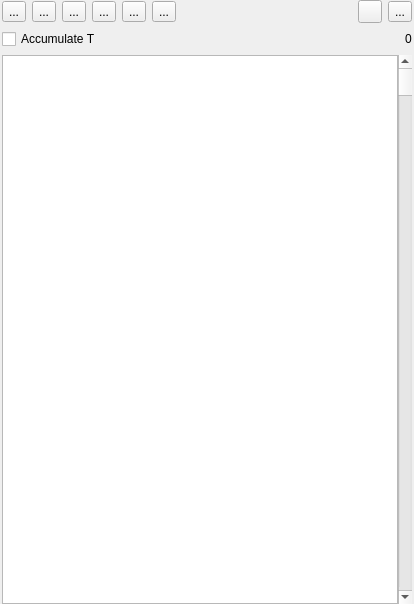
<?xml version="1.0" encoding="UTF-8"?>
<ui version="4.0">
 <class>DisasmWidget</class>
 <widget class="QWidget" name="DisasmWidget">
  <property name="geometry">
   <rect>
    <x>0</x>
    <y>0</y>
    <width>414</width>
    <height>604</height>
   </rect>
  </property>
  <property name="windowTitle">
   <string>Form</string>
  </property>
  <layout class="QVBoxLayout" name="verticalLayout">
   <property name="leftMargin">
    <number>2</number>
   </property>
   <property name="topMargin">
    <number>0</number>
   </property>
   <property name="rightMargin">
    <number>2</number>
   </property>
   <property name="bottomMargin">
    <number>0</number>
   </property>
   <item>
    <layout class="QHBoxLayout" name="horizontalLayout_4">
     <item>
      <widget class="QToolButton" name="tbBreak">
       <property name="toolTip">
        <string>&lt;html&gt;&lt;head/&gt;&lt;body&gt;&lt;p&gt;Breakpoints&lt;/p&gt;&lt;/body&gt;&lt;/html&gt;</string>
       </property>
       <property name="text">
        <string>...</string>
       </property>
       <property name="icon">
        <iconset resource="../../xpeccy.qrc">
         <normaloff>:/images/stop.png</normaloff>:/images/stop.png</iconset>
       </property>
       <property name="popupMode">
        <enum>QToolButton::InstantPopup</enum>
       </property>
      </widget>
     </item>
     <item>
      <widget class="QToolButton" name="tbLabels">
       <property name="toolTip">
        <string>&lt;html&gt;&lt;head/&gt;&lt;body&gt;&lt;p&gt;Labels&lt;/p&gt;&lt;/body&gt;&lt;/html&gt;</string>
       </property>
       <property name="text">
        <string>...</string>
       </property>
       <property name="icon">
        <iconset resource="../../xpeccy.qrc">
         <normaloff>:/images/label.png</normaloff>:/images/label.png</iconset>
       </property>
       <property name="popupMode">
        <enum>QToolButton::InstantPopup</enum>
       </property>
      </widget>
     </item>
     <item>
      <widget class="QToolButton" name="tbView">
       <property name="toolTip">
        <string>&lt;html&gt;&lt;head/&gt;&lt;body&gt;&lt;p&gt;View&lt;/p&gt;&lt;/body&gt;&lt;/html&gt;</string>
       </property>
       <property name="text">
        <string>...</string>
       </property>
       <property name="icon">
        <iconset resource="../../xpeccy.qrc">
         <normaloff>:/images/bars.png</normaloff>:/images/bars.png</iconset>
       </property>
       <property name="popupMode">
        <enum>QToolButton::InstantPopup</enum>
       </property>
      </widget>
     </item>
     <item>
      <widget class="QToolButton" name="tbTrace">
       <property name="toolTip">
        <string>&lt;html&gt;&lt;head/&gt;&lt;body&gt;&lt;p&gt;Trace&lt;/p&gt;&lt;/body&gt;&lt;/html&gt;</string>
       </property>
       <property name="text">
        <string>...</string>
       </property>
       <property name="icon">
        <iconset resource="../../xpeccy.qrc">
         <normaloff>:/images/arrGreen.png</normaloff>:/images/arrGreen.png</iconset>
       </property>
       <property name="popupMode">
        <enum>QToolButton::InstantPopup</enum>
       </property>
      </widget>
     </item>
     <item>
      <widget class="QToolButton" name="tbTool">
       <property name="toolTip">
        <string>&lt;html&gt;&lt;head/&gt;&lt;body&gt;&lt;p&gt;Tools&lt;/p&gt;&lt;/body&gt;&lt;/html&gt;</string>
       </property>
       <property name="text">
        <string>...</string>
       </property>
       <property name="icon">
        <iconset resource="../../xpeccy.qrc">
         <normaloff>:/images/other.png</normaloff>:/images/other.png</iconset>
       </property>
       <property name="popupMode">
        <enum>QToolButton::InstantPopup</enum>
       </property>
      </widget>
     </item>
     <item>
      <widget class="QToolButton" name="tbDbgOpt">
       <property name="toolTip">
        <string>&lt;html&gt;&lt;head/&gt;&lt;body&gt;&lt;p&gt;Options&lt;/p&gt;&lt;/body&gt;&lt;/html&gt;</string>
       </property>
       <property name="text">
        <string>...</string>
       </property>
       <property name="icon">
        <iconset resource="../../xpeccy.qrc">
         <normaloff>:/images/settings.png</normaloff>:/images/settings.png</iconset>
       </property>
       <property name="popupMode">
        <enum>QToolButton::InstantPopup</enum>
       </property>
      </widget>
     </item>
     <item>
      <spacer name="horizontalSpacer_3">
       <property name="orientation">
        <enum>Qt::Horizontal</enum>
       </property>
       <property name="sizeHint" stdset="0">
        <size>
         <width>40</width>
         <height>20</height>
        </size>
       </property>
      </spacer>
     </item>
     <item>
      <widget class="QToolButton" name="tbRefresh">
       <property name="toolTip">
        <string>Reload snapshot &amp; labels</string>
       </property>
       <property name="text">
        <string/>
       </property>
       <property name="icon">
        <iconset resource="../../xpeccy.qrc">
         <normaloff>:/images/refresh.png</normaloff>:/images/refresh.png</iconset>
       </property>
      </widget>
     </item>
     <item>
      <widget class="QToolButton" name="tbSaveDasm">
       <property name="text">
        <string>...</string>
       </property>
       <property name="icon">
        <iconset resource="../../xpeccy.qrc">
         <normaloff>:/images/floppy.png</normaloff>:/images/floppy.png</iconset>
       </property>
       <property name="popupMode">
        <enum>QToolButton::InstantPopup</enum>
       </property>
      </widget>
     </item>
    </layout>
   </item>
   <item>
    <layout class="QHBoxLayout" name="horizontalLayout_5">
     <item>
      <widget class="QCheckBox" name="cbAccT">
       <property name="text">
        <string>Accumulate T</string>
       </property>
      </widget>
     </item>
     <item>
      <spacer name="horizontalSpacer_7">
       <property name="orientation">
        <enum>Qt::Horizontal</enum>
       </property>
       <property name="sizeHint" stdset="0">
        <size>
         <width>40</width>
         <height>20</height>
        </size>
       </property>
      </spacer>
     </item>
     <item>
      <widget class="QLabel" name="labTcount">
       <property name="text">
        <string>0</string>
       </property>
      </widget>
     </item>
    </layout>
   </item>
   <item>
    <layout class="QHBoxLayout" name="horizontalLayout_12">
     <property name="spacing">
      <number>0</number>
     </property>
     <item>
      <widget class="xDisasmTable" name="dasmTable">
       <property name="sizePolicy">
        <sizepolicy hsizetype="Expanding" vsizetype="MinimumExpanding">
         <horstretch>0</horstretch>
         <verstretch>0</verstretch>
        </sizepolicy>
       </property>
       <property name="minimumSize">
        <size>
         <width>350</width>
         <height>0</height>
        </size>
       </property>
       <property name="contextMenuPolicy">
        <enum>Qt::CustomContextMenu</enum>
       </property>
       <property name="verticalScrollBarPolicy">
        <enum>Qt::ScrollBarAlwaysOff</enum>
       </property>
       <property name="horizontalScrollBarPolicy">
        <enum>Qt::ScrollBarAlwaysOff</enum>
       </property>
       <property name="tabKeyNavigation">
        <bool>false</bool>
       </property>
       <property name="alternatingRowColors">
        <bool>true</bool>
       </property>
       <property name="selectionMode">
        <enum>QAbstractItemView::SingleSelection</enum>
       </property>
       <property name="textElideMode">
        <enum>Qt::ElideNone</enum>
       </property>
       <property name="showGrid">
        <bool>false</bool>
       </property>
       <property name="wordWrap">
        <bool>false</bool>
       </property>
       <attribute name="horizontalHeaderVisible">
        <bool>false</bool>
       </attribute>
       <attribute name="horizontalHeaderDefaultSectionSize">
        <number>28</number>
       </attribute>
       <attribute name="verticalHeaderVisible">
        <bool>false</bool>
       </attribute>
       <attribute name="verticalHeaderMinimumSectionSize">
        <number>16</number>
       </attribute>
       <attribute name="verticalHeaderDefaultSectionSize">
        <number>17</number>
       </attribute>
      </widget>
     </item>
     <item>
      <widget class="QScrollBar" name="dasmScroll">
       <property name="maximum">
        <number>65535</number>
       </property>
       <property name="pageStep">
        <number>256</number>
       </property>
       <property name="orientation">
        <enum>Qt::Vertical</enum>
       </property>
      </widget>
     </item>
    </layout>
   </item>
  </layout>
  <action name="actFetch">
   <property name="checkable">
    <bool>true</bool>
   </property>
   <property name="text">
    <string>Fetch break</string>
   </property>
  </action>
  <action name="actRead">
   <property name="checkable">
    <bool>true</bool>
   </property>
   <property name="text">
    <string>Read break</string>
   </property>
  </action>
  <action name="actWrite">
   <property name="checkable">
    <bool>true</bool>
   </property>
   <property name="text">
    <string>Write break</string>
   </property>
  </action>
  <action name="actViewOpcode">
   <property name="text">
    <string>Opcode</string>
   </property>
  </action>
  <action name="actViewByte">
   <property name="text">
    <string>Byte</string>
   </property>
  </action>
  <action name="actViewWord">
   <property name="text">
    <string>Word</string>
   </property>
  </action>
  <action name="actViewAddr">
   <property name="text">
    <string>Address</string>
   </property>
  </action>
  <action name="actShowLabels">
   <property name="checkable">
    <bool>true</bool>
   </property>
   <property name="text">
    <string>Show labels</string>
   </property>
  </action>
  <action name="actLoadLabels">
   <property name="icon">
    <iconset resource="../../xpeccy.qrc">
     <normaloff>:/images/fileopen.png</normaloff>:/images/fileopen.png</iconset>
   </property>
   <property name="text">
    <string>Load labels</string>
   </property>
  </action>
  <action name="actSaveLabels">
   <property name="icon">
    <iconset resource="../../xpeccy.qrc">
     <normaloff>:/images/floppy.png</normaloff>:/images/floppy.png</iconset>
   </property>
   <property name="text">
    <string>Save labels</string>
   </property>
  </action>
  <action name="actTrace">
   <property name="icon">
    <iconset resource="../../xpeccy.qrc">
     <normaloff>:/images/arrGreen.png</normaloff>:/images/arrGreen.png</iconset>
   </property>
   <property name="text">
    <string>Trace</string>
   </property>
  </action>
  <action name="actTraceINT">
   <property name="icon">
    <iconset resource="../../xpeccy.qrc">
     <normaloff>:/images/arrRed.png</normaloff>:/images/arrRed.png</iconset>
   </property>
   <property name="text">
    <string>Trace and stop on INT</string>
   </property>
   <property name="toolTip">
    <string>Trace, stop on INT</string>
   </property>
  </action>
  <action name="actTraceHere">
   <property name="icon">
    <iconset resource="../../xpeccy.qrc">
     <normaloff>:/images/arrOrange.png</normaloff>:/images/arrOrange.png</iconset>
   </property>
   <property name="text">
    <string>Trace and stop here</string>
   </property>
   <property name="toolTip">
    <string>Trace, stop here</string>
   </property>
  </action>
  <action name="actViewText">
   <property name="text">
    <string>ASCII</string>
   </property>
  </action>
  <action name="actSaveMap">
   <property name="icon">
    <iconset resource="../../xpeccy.qrc">
     <normaloff>:/images/floppy.png</normaloff>:/images/floppy.png</iconset>
   </property>
   <property name="text">
    <string>Save map</string>
   </property>
  </action>
  <action name="actLoadMap">
   <property name="icon">
    <iconset resource="../../xpeccy.qrc">
     <normaloff>:/images/fileopen.png</normaloff>:/images/fileopen.png</iconset>
   </property>
   <property name="text">
    <string>Load map</string>
   </property>
  </action>
  <action name="actDisasm">
   <property name="icon">
    <iconset resource="../../xpeccy.qrc">
     <normaloff>:/images/floppyRed.png</normaloff>:/images/floppyRed.png</iconset>
   </property>
   <property name="text">
    <string>Disasm to file</string>
   </property>
  </action>
  <action name="actShowSeg">
   <property name="checkable">
    <bool>true</bool>
   </property>
   <property name="text">
    <string>Show segment</string>
   </property>
  </action>
  <action name="actFill">
   <property name="icon">
    <iconset resource="../../xpeccy.qrc">
     <normaloff>:/images/fill.png</normaloff>:/images/fill.png</iconset>
   </property>
   <property name="text">
    <string>Fill...</string>
   </property>
  </action>
  <action name="actSprScan">
   <property name="icon">
    <iconset resource="../../xpeccy.qrc">
     <normaloff>:/images/pixels.png</normaloff>:/images/pixels.png</iconset>
   </property>
   <property name="text">
    <string>Sprite scanner</string>
   </property>
  </action>
  <action name="actSearch">
   <property name="icon">
    <iconset resource="../../xpeccy.qrc">
     <normaloff>:/images/search.png</normaloff>:/images/search.png</iconset>
   </property>
   <property name="text">
    <string>Search</string>
   </property>
  </action>
  <action name="actLoadDump">
   <property name="icon">
    <iconset resource="../../xpeccy.qrc">
     <normaloff>:/images/fileopen.png</normaloff>:/images/fileopen.png</iconset>
   </property>
   <property name="text">
    <string>Load dump</string>
   </property>
  </action>
  <action name="actSaveDump">
   <property name="icon">
    <iconset resource="../../xpeccy.qrc">
     <normaloff>:/images/floppy.png</normaloff>:/images/floppy.png</iconset>
   </property>
   <property name="text">
    <string>Save dump</string>
   </property>
  </action>
  <action name="actDimAddr">
   <property name="checkable">
    <bool>true</bool>
   </property>
   <property name="text">
    <string>Dim address</string>
   </property>
  </action>
  <action name="actDimOps">
   <property name="checkable">
    <bool>true</bool>
   </property>
   <property name="text">
    <string>Dim opcodes</string>
   </property>
  </action>
  <action name="actSyntax">
   <property name="checkable">
    <bool>true</bool>
   </property>
   <property name="text">
    <string>Syntax colors</string>
   </property>
  </action>
  <action name="actBlockSep">
   <property name="checkable">
    <bool>true</bool>
   </property>
   <property name="text">
    <string>Block separator</string>
   </property>
  </action>
  <action name="actTraceLog">
   <property name="icon">
    <iconset resource="../../xpeccy.qrc">
     <normaloff>:/images/bug.png</normaloff>:/images/bug.png</iconset>
   </property>
   <property name="text">
    <string>Trace log</string>
   </property>
  </action>
  <action name="actShowKeys">
   <property name="icon">
    <iconset resource="../../xpeccy.qrc">
     <normaloff>:/images/vkeys.png</normaloff>:/images/vkeys.png</iconset>
   </property>
   <property name="text">
    <string>Keyboard</string>
   </property>
  </action>
  <action name="actMaping">
   <property name="checkable">
    <bool>true</bool>
   </property>
   <property name="text">
    <string>Runtime mapping</string>
   </property>
   <property name="toolTip">
    <string>Runtime mapping</string>
   </property>
  </action>
  <action name="actMapingClear">
   <property name="text">
    <string>Clear mapping</string>
   </property>
  </action>
  <action name="actWutcha">
   <property name="icon">
    <iconset resource="../../xpeccy.qrc">
     <normaloff>:/images/objective.png</normaloff>:/images/objective.png</iconset>
   </property>
   <property name="text">
    <string>Watcher</string>
   </property>
  </action>
  <action name="actRomWr">
   <property name="checkable">
    <bool>true</bool>
   </property>
   <property name="text">
    <string>Allow ROM wr</string>
   </property>
  </action>
  <action name="actLabelsList">
   <property name="icon">
    <iconset resource="../../xpeccy.qrc">
     <normaloff>:/images/label.png</normaloff>:/images/label.png</iconset>
   </property>
   <property name="text">
    <string>Labels list</string>
   </property>
  </action>
  <action name="actLabManager">
   <property name="icon">
    <iconset resource="../../xpeccy.qrc">
     <normaloff>:/images/star.png</normaloff>:/images/star.png</iconset>
   </property>
   <property name="text">
    <string>Labels Manager</string>
   </property>
   <property name="menuRole">
    <enum>QAction::NoRole</enum>
   </property>
  </action>
 </widget>
 <customwidgets>
  <customwidget>
   <class>xDisasmTable</class>
   <extends>QTableView</extends>
   <header location="global">stdlib.h</header>
  </customwidget>
 </customwidgets>
 <resources>
  <include location="../../xpeccy.qrc"/>
 </resources>
 <connections/>
</ui>
